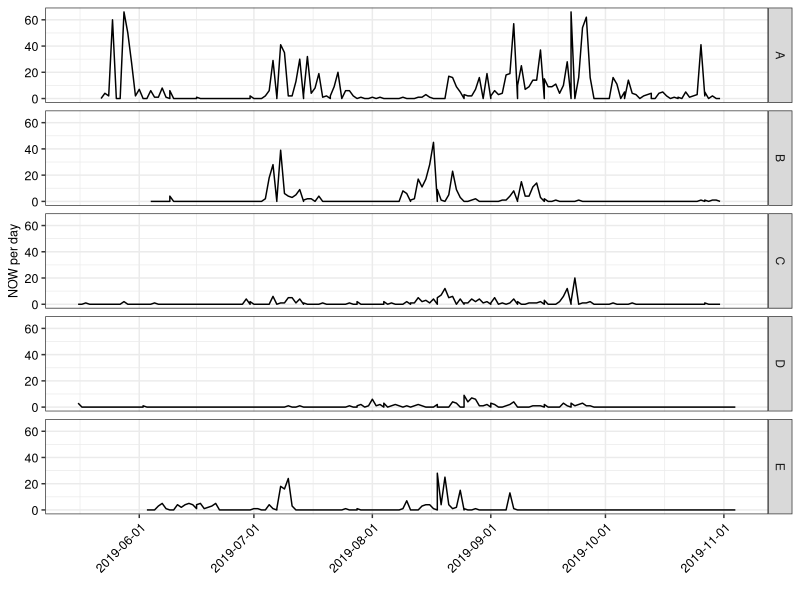
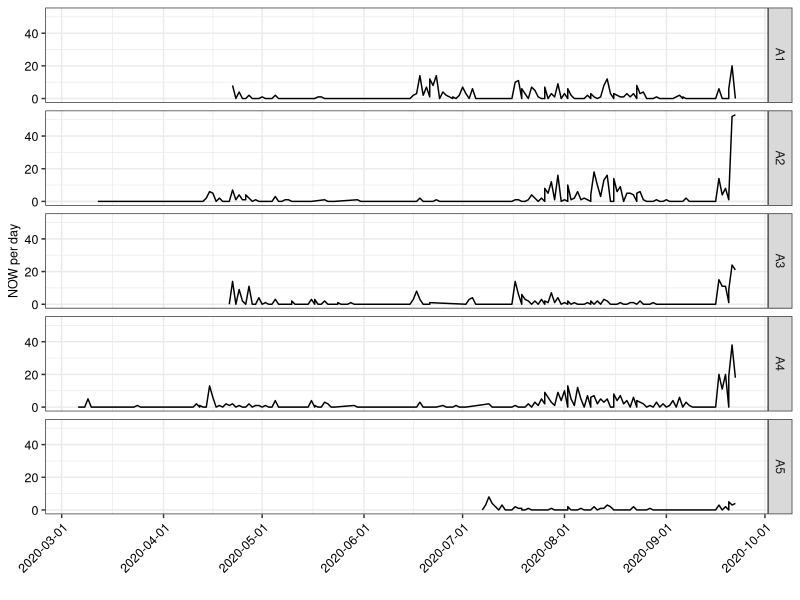
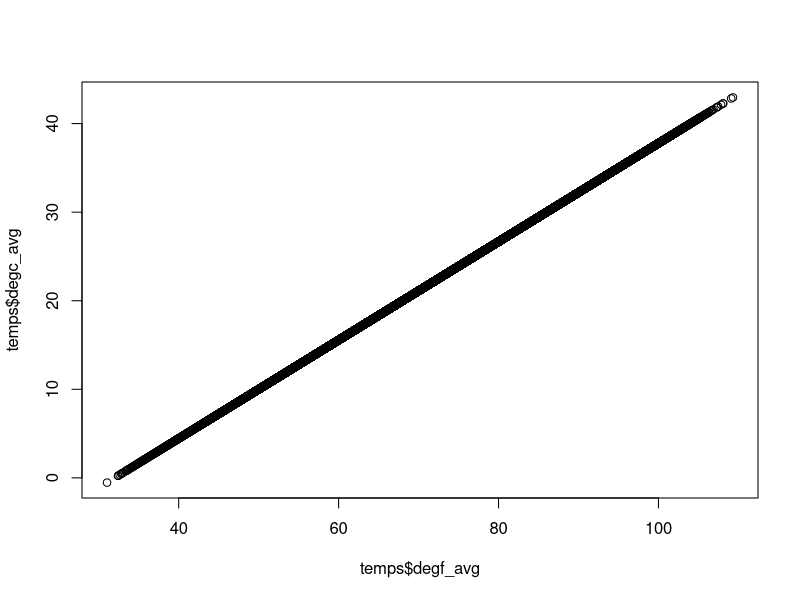
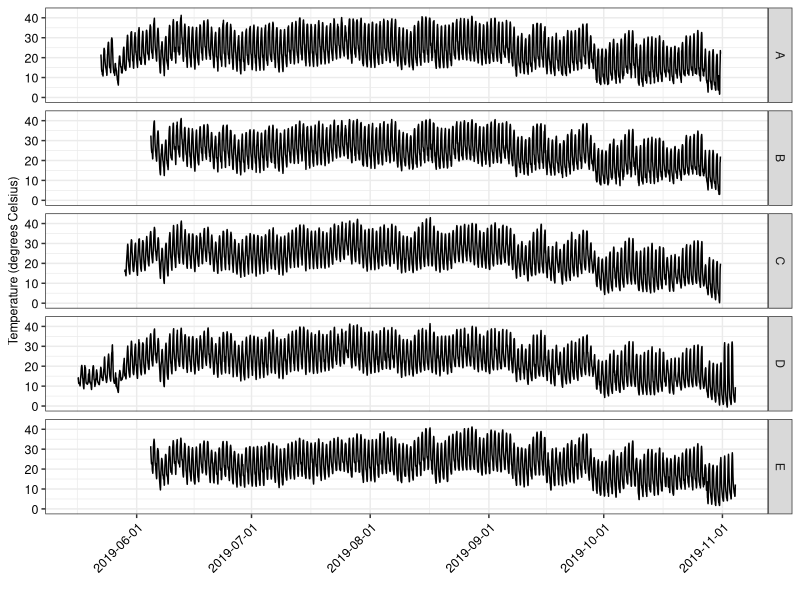
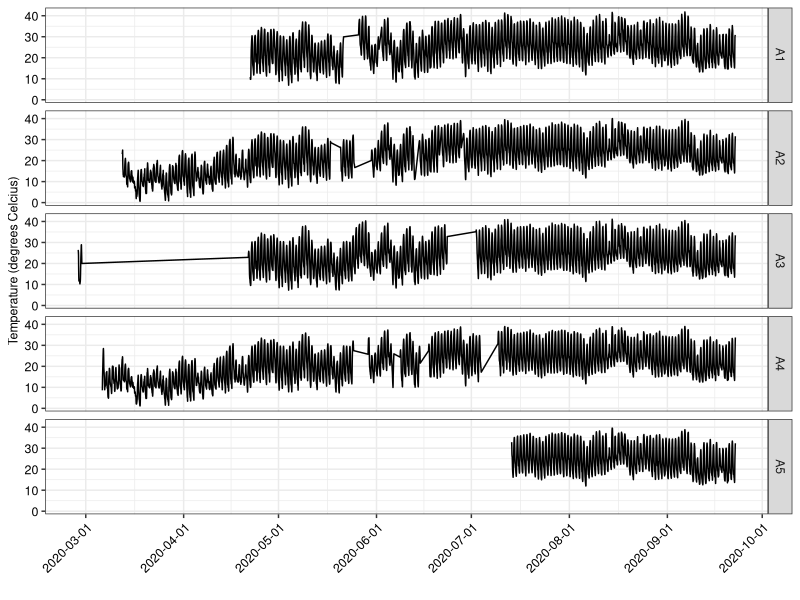
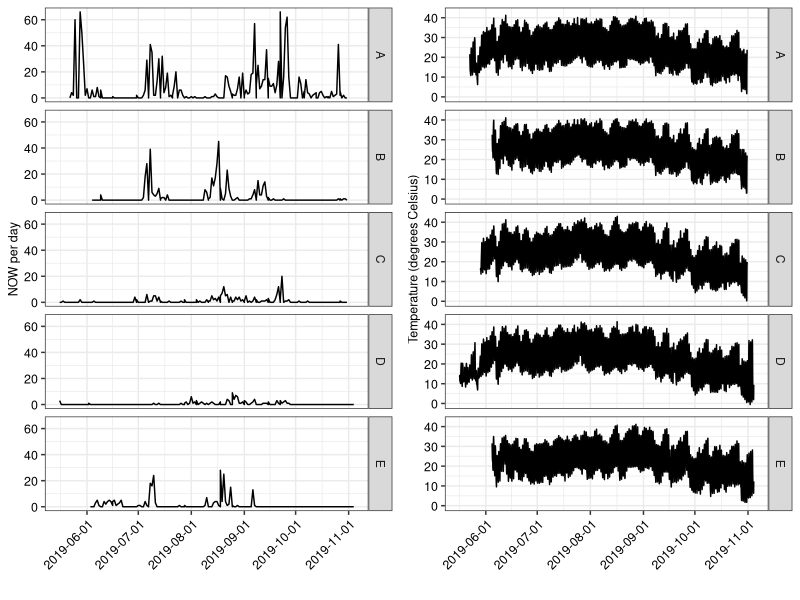
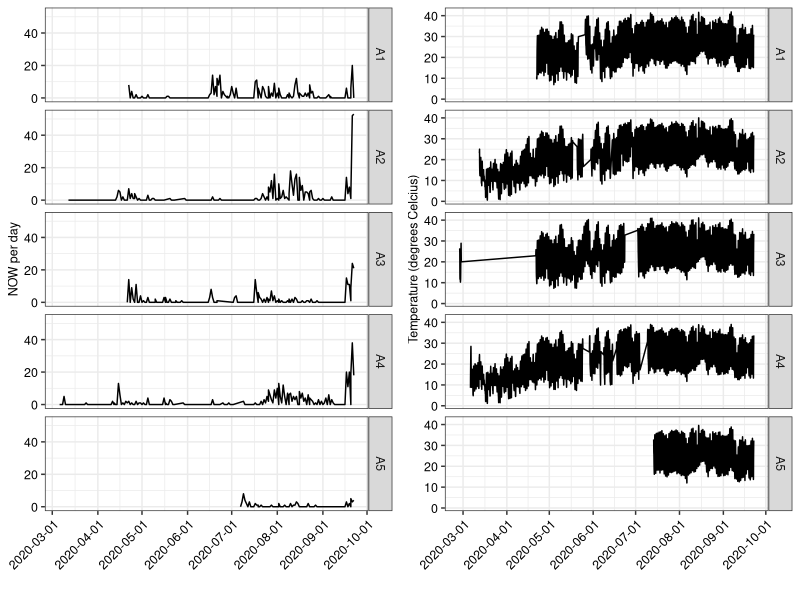
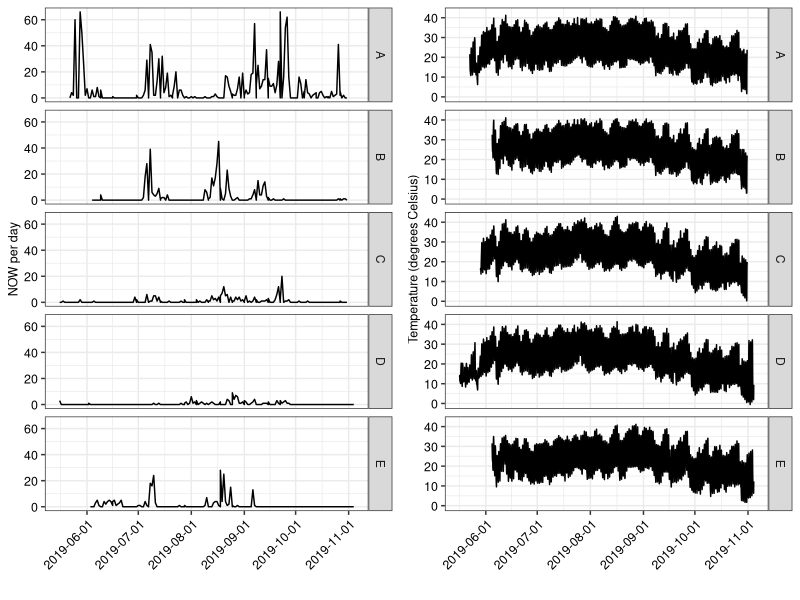

Here is the R script that generated these plots, in order:
#===========================================================================#
# script3_plot_phenology_and_temperature.R
# 
# PARTS
# 1. Load 2019 and 2020 count data (line 25)
# 2. Seasonal overview of count data (line 66)
#    - p1: Daily count by site (line graph) for 2019
#    - p2: Daily count by site (line graph) for 2020
# 3. Load 2019 and 2020 temperature data (line 232)
#    - p3: Hourly temperature by site (line graph) for 2019
#    - p4: Hourly temperature by site (line graph) for 2020
# 5. Merge non-zero count data and temperature data (line 319)
#    - p1p3: p1 and p3 side by side [Fig2.jpg]
#    - p2p4: p2 and p4 side by side [Fig3.jpg]
# Output file "combined" saved as...
#   merged_count_and_temp_data.csv
# 6. Explore high and low temps by month
#
#===========================================================================#

library(tidyverse)
library(lubridate)
library(scales)
library(ggpubr)

#---------------------------------------------------------------------------#
#-- 1. Pool and 2019 and 2020 count data -----------------------------------
#---------------------------------------------------------------------------#

### Pool and save all count observarions (including 0)
counts_y19y20 <- read_csv("./data-intermediate/counts_all.csv")
counts_y19y20
# A tibble: 69,390 x 7
#   site  site2 datetime            pest_nmbr pest_dif reviewed event
#   <chr> <chr> <dttm>                  <dbl>    <dbl> <chr>    <chr>
# 1 Perez E     2019-06-03 16:56:00         0        0 No       NA   
# 2 Perez E     2019-06-03 17:56:00         0        0 No       NA   
# 3 Perez E     2019-06-03 18:56:00         0        0 No       NA   

### Set datetime format
counts_y19y20$datetime <- as.POSIXct(counts_y19y20$datetime)
str(counts_y19y20)
attr(counts_y19y20$datetime,"tzone")
# [1] ""

### Attach appropriate timezone attribute (takes daylight saving time into account)
lubridate::tz(counts_y19y20$datetime) <- "America/Los_Angeles"
attr(counts_y19y20$datetime,"tzone") # confirmation
# [1] "America/Los_Angeles"


counts_y19y20 <- counts_y19y20 %>% 
  select(datetime,pest_dif,site,site2) %>% 
  mutate(Yr = year(datetime),
         Mnth = month(datetime, label = TRUE, abbr = TRUE),
         Julian = yday(datetime),
         Hr = hour(datetime),
         Minute = minute(datetime))

head(counts_y19y20,2)
#              datetime pest_dif  site site2   Yr Mnth Julian Hr Minute
# 1 2019-06-06 03:59:00        1 Perez     E 2019  Jun    157  3     59
# 2 2019-06-06 05:59:00        2 Perez     E 2019  Jun    157  5     59

#---------------------------------------------------------------------------#
#-- 2. Plots for daily count data for 2019 and 2020                 ---------
#---------------------------------------------------------------------------#

### temporary data frame allsites for current figure

allsites <- counts_y19y20 %>% 
  mutate(wk = epiweek(datetime))

allsites$caldate <- as.Date(allsites$datetime)
head(allsites,2)
#   datetime pest_dif  site site2   Yr Mnth Julian Hr Minute wk    caldate
# 1 2019-06-06 03:59:00        1 Perez     E 2019  Jun    157  3     59 23 2019-06-06
# 2 2019-06-06 05:59:00        2 Perez     E 2019  Jun    157  5     59 23 2019-06-06

### sumarize counts by day

daily <- allsites %>% 
  group_by(Yr,wk,caldate,site2) %>% 
  summarize(orangeworm = sum(pest_dif)) %>% 
  rename(Date = caldate)
daily
# A tibble: 1,808 x 5
# Groups:   Yr, wk, Date [453]
#      Yr    wk Date       site2 orangeworm
#   <dbl> <dbl> <date>     <chr>      <int>
# 1  2019    17 2019-04-24 C             12
# 2  2019    17 2019-04-25 C              3
# 3  2019    17 2019-04-26 C              0
# 4  2019    17 2019-04-26 D              7

### Manipulate 2019 data file to improve graph appearance and to get 
### geom_line to return to 0 for dates with no captures

daily19 <- daily %>%
  filter(Yr == 2019)
(begin19 <- min(daily19$Date))
#[1] "2019-04-24"
(end19 <- max(daily19$Date))
# [1] "2019-10-30"
daily19
# A tibble: 973 x 5
# Groups:   Yr, wk, Date [223]
#      Yr    wk Date       site2 orangeworm
#   <dbl> <dbl> <date>     <chr>      <int>
# 1  2019    17 2019-04-24 C             12
# 2  2019    17 2019-04-25 C              3
# 3  2019    17 2019-04-26 C              0
# 4  2019    17 2019-04-26 D              7
# 5  2019    17 2019-04-27 C              2

### NB The earliest temperature data we have from Trapview units in 2019
### is May 16, and that is for the tv19e (MWoolf_east). Do not plot trap
### data prior to May 16
begin19 <- as.Date("2019-05-16")

site2 <- sort(unique(daily19$site2))
site2
# [1] "A" "B" "C" "D" "E"

Dates19 <- seq(begin19,end19, by = "1 day")
length(Dates19)
# 173

site2 <- rep(site2, each = 173)
Date <- rep(Dates19, times = 5)

Dates <- data.frame(site2,Date)
head(Dates)
head(daily19)
daily19b <- left_join(Dates,daily19)
head(daily19b,2)
#   site2       Date Yr wk orangeworm
# 1     A 2019-05-16 NA NA         NA
# 2     A 2019-05-17 NA NA         NA

# Replace NA with zero in this data frame
#daily19b$orangeworm[is.na(daily19b$orangeworm)] <- 0

# Pretty up var name for plotting
y19b <- daily19b %>% 
  rename(Site = site2)

head(y19b,2)
#   Site       Date Yr wk orangeworm
# 1    A 2019-05-16 NA NA         NA
# 2    A 2019-05-17 NA NA         NA

str(y19b)
# 'data.frame':	980 obs. of  5 variables:
# $ Site      : chr  "A" "A" "A" "A" ...
# $ Date      : Date, format: "2019-05-16" "2019-05-17" "2019-05-18" "2019-05-19" ...
# $ Yr        : num  NA NA NA NA NA ...
# $ wk        : num  NA NA NA NA NA NA 21 21 21 21 ...
# $ orangeworm: int  NA NA NA NA NA NA 0 4 2 60 ...

# keep getting errors--messed up by NA?
y19b <- y19b[complete.cases(y19b), ]
y19b

p1 <- ggplot(y19b, aes(x = Date,y = orangeworm)) +
  geom_line() +
  facet_grid(Site ~ .) +
  theme_bw() +
  scale_x_date(breaks = as.Date(c("2019-05-01","2019-06-01","2019-07-01","2019-08-01","2019-09-01","2019-10-01","2019-11-01"))) +
  xlab("") +
  ylab("NOW per day") +
  theme(axis.text.x = element_text(color = "black", size = 9, angle = 45, hjust = 1),
        axis.text.y = element_text(color = "black", size = 9),
        axis.title.x = element_text(color = "black", size = 9),
        axis.title.y = element_text(color = "black", size = 9),
        legend.title = element_text(color = "black", size = 14),
        legend.text = element_text(color = "black", size = 14))

p1

# ggsave(filename = "Y19_trapview_daily_by_site.jpg", p1, path = "./results",
#        width = 2.83, height = 5.83, dpi = 300, units = "in", device='jpg')

### Get plot for 2020 count data to match the one for 2019 
### count data
daily20 <- daily %>% 
  filter(Yr == 2020)
(begin20 <- min(daily20$Date))
#[1] "2019-03-09"
(end20 <- max(daily20$Date))
# [1] "2019-09-22"
daily20
# A tibble: 835 x 5
# Groups:   Yr, wk, Date [230]
#      Yr    wk Date       site2 orangeworm
#   <dbl> <dbl> <date>     <chr>      <int>
# 1  2020    10 2020-03-06 A4             0
# 2  2020    10 2020-03-07 A4             0


site2 <- sort(unique(daily20$site2))
site2
# [1] "A1" "A2" "A3" "A4" "A5"

Dates20 <- (Date = seq(begin20,end20, by = "1 day"))
# length = 201

site2 <- rep(site2, each = 201)
Date <- rep(Dates20, times = 5)

Dates20 <- data.frame(site2,Date)
head(Dates20)
daily20
# Groups:   Yr, wk, Date [230]
#      Yr    wk Date       site2 orangeworm
#   <dbl> <dbl> <date>     <chr>      <int>
# 1  2020    10 2020-03-06 A4             0
# 2  2020    10 2020-03-07 A4             0
# 3  2020    10 2020-03-08 A4             0

daily20b <- left_join(Dates20,daily20)
head(daily20b,2)
#   site2       Date Yr wk orangeworm
# 1    A1 2020-03-06 NA NA         NA
# 2    A1 2020-03-07 NA NA         NA

daily20b <- daily20b[complete.cases(daily20b), ]
daily20b <- daily20b %>% 
  rename(Site = site2)

p2 <- ggplot(daily20b, aes(x = Date,y = orangeworm)) +
  geom_line( ) +
  facet_grid(Site ~ .) +
  theme_bw() +
  scale_x_date(breaks = as.Date(c("2020-03-01","2020-04-01","2020-05-01","2020-06-01","2020-07-01","2020-08-01","2020-09-01","2020-10-01"))) +
    xlab("") +
  ylab("NOW per day") +
  theme(axis.text.x = element_text(color = "black", size = 9, angle = 45, hjust = 1),
        axis.text.y = element_text(color = "black", size = 9),
        axis.title.x = element_text(color = "black", size = 9),
        axis.title.y = element_text(color = "black", size = 9),
        legend.title = element_text(color = "black", size = 14),
        legend.text = element_text(color = "black", size = 14))

p2

# ggsave(filename = "Y20_trapview_wkly_by_site.jpg", p2, path = "./results",
#        width = 2.83, height = 5.83, dpi = 300, units = "in", device='jpg')

#---------------------------------------------------------------------------#
#-- 3. Plots for hourly temperature  data for 2019 and 2020 ----------------
#---------------------------------------------------------------------------#

# Load 2 year temperature data from data-intermediate
temps <- read_csv("./data-intermediate/temps_all.csv")
temps

tzone <- "America/Los_Angeles"
lubridate::tz(temps$Date_time) <- tzone
attr(temps$Date_time,"tzone")

#### Get new variable w degrees C
temps <- temps %>% 
  mutate(degc_avg = (degf_avg - 32)/1.8)

plot(temps$degf_avg,temps$degc_avg) # verify

# Add Yr, Mnth, Julian, and Hr to the temps data set
temps <- temps %>% 
  mutate(Yr = year(Date_time),
         Mnth = month(Date_time, label = TRUE, abbr = TRUE),
         Julian = yday(Date_time),
         Hr = hour(Date_time))
temps
# A tibble: 36,549 x 12
#   site  site2 Date_time           degf_avg degf_lo degf_hi rh_avg degc_avg    Yr Mnth  Julian    Hr
#   <chr> <chr> <dttm>                 <dbl>   <dbl>   <dbl>  <dbl>    <dbl> <dbl> <ord>  <dbl> <int>
# 1 Perez E     2019-06-04 16:00:00     88.7    86.2    90.5   59.8     31.5  2019 Jun      155    16
# 2 Perez E     2019-06-04 17:00:00     84      82.4    85.6   69.8     28.9  2019 Jun      155    17
# 3 Perez E     2019-06-04 18:00:00     80.7    79      82.2   74.4     27.0  2019 Jun      155    18

# Pretty and consistent names for plots
temps <- temps %>% 
  rename(Site = site2)

### Temperatures plot for 2019
temps19 <- temps %>% 
  filter(year(Date_time) == 2019)
str(temps19)


p3 <- ggplot(temps19, aes(x = Date_time, y = degc_avg)) +
  geom_line() +
  facet_grid(Site ~ .) +
  theme_bw() +
  #scale_x_datetime(breaks = as.Date.POSIXct(c("2020-03-01","2020-04-01","2020-05-01","2020-06-01","2020-07-01","2020-08-01","2020-09-01","2020-10-01"))) +
  scale_x_datetime(breaks = date_breaks("1 month")) +
  xlab("") +
  ylab("Temperature (degrees Celsius)") +
  theme(axis.text.x = element_text(color = "black", size = 9, angle = 45, hjust = 1),
        axis.text.y = element_text(color = "black", size = 9),
        axis.title.x = element_text(color = "black", size = 9),
        axis.title.y = element_text(color = "black", size = 9),
        legend.title = element_text(color = "black", size = 14),
        legend.text = element_text(color = "black", size = 14))

p3

# ggsave(filename = "Y19_trapview_temps_daily_by_site.jpg", p3, path = "./results",
#        width = 2.83, height = 5.83, dpi = 300, units = "in", device='jpg')

# Temperatures plot for 2020
temps20 <- temps %>% 
  filter(year(Date_time) == 2020)

p4 <- ggplot(temps20, aes(x = Date_time, y = degc_avg)) +
  geom_line() +
  facet_grid(Site ~ .) +
  theme_bw() +
  scale_x_datetime(breaks = date_breaks("1 month")) +
  xlab("") +
  ylab("Temperature (degrees Celcius)") +
  theme(axis.text.x = element_text(color = "black", size = 9, angle = 45, hjust = 1),
        axis.text.y = element_text(color = "black", size = 9),
        axis.title.x = element_text(color = "black", size = 9),
        axis.title.y = element_text(color = "black", size = 9),
        legend.title = element_text(color = "black", size = 14),
        legend.text = element_text(color = "black", size = 14))

p4

#---------------------------------------------------------------------------#
#-- 4. Combined plots for 2019 and 2020                      ----------------
#---------------------------------------------------------------------------#

### Output combined 2020 plots

p1p3 <- ggarrange(p1,p3, ncol = 2)
p1p3

ggsave(filename = "Fig2.jpg", p1p3, path = "./results",
       width = 5.83, height = 5.83, dpi = 300, units = "in", device='jpg')

### Output combined 2020 plots

p2p4 <- ggarrange(p2,p4, ncol = 2)
p2p4

ggsave(filename = "Fig3.jpg", p2p4, path = "./results",
       width = 5.83, height = 5.83, dpi = 300, units = "in", device='jpg')


